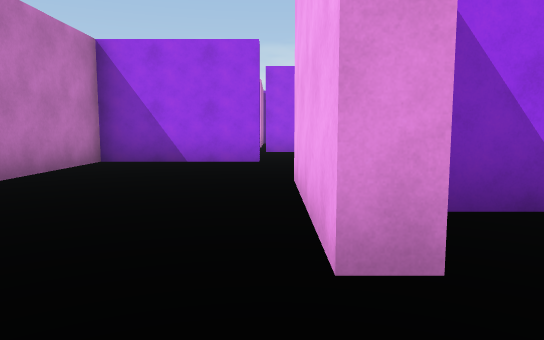
view 1 (above)

22 first-person views from a walk through a Unity game level. The camera is 1.2 m above the floor, tilts 6° down and sees 70° across. The floor is counted in squares, 2 m on a side. Each view is taken from the middle of a square. On the plan, view 1 faces up. The plan holds only what a view shows up to about 11 squares ahead; the rest is blank. The player is left out.

view 2
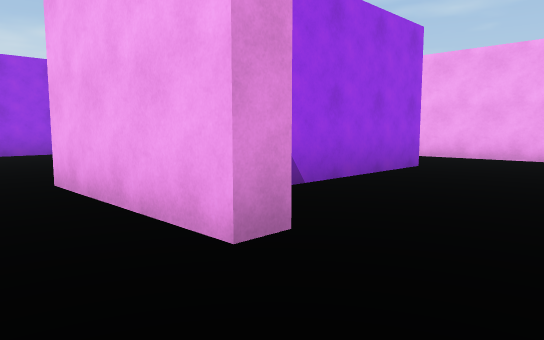

view 3
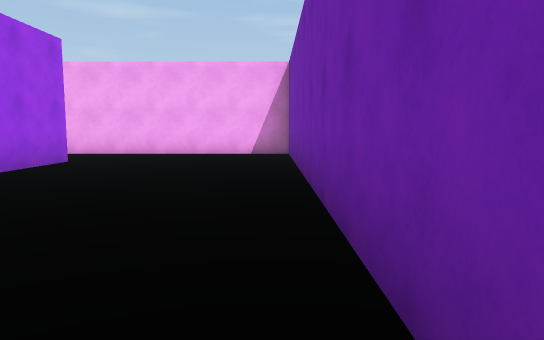

view 4
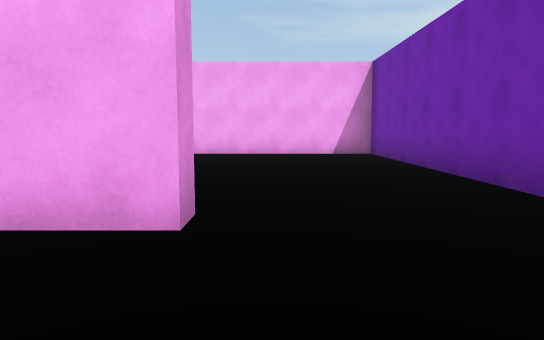

view 5
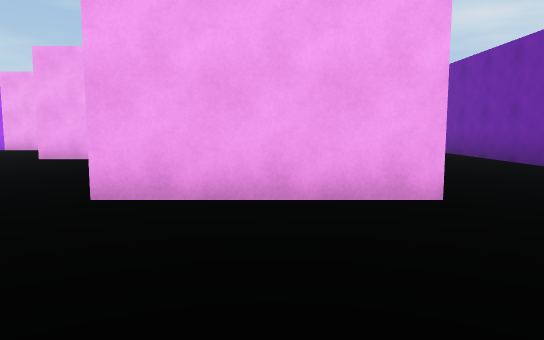

view 6
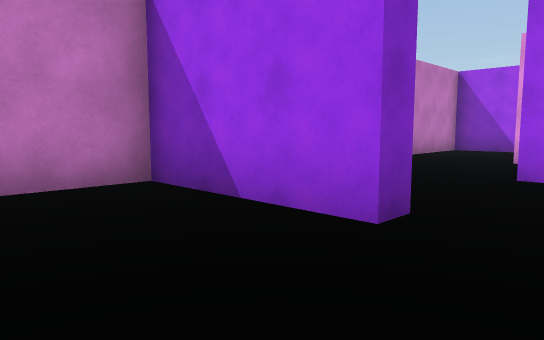

view 7
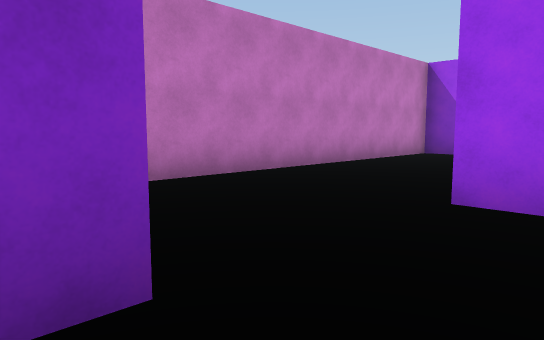

view 8
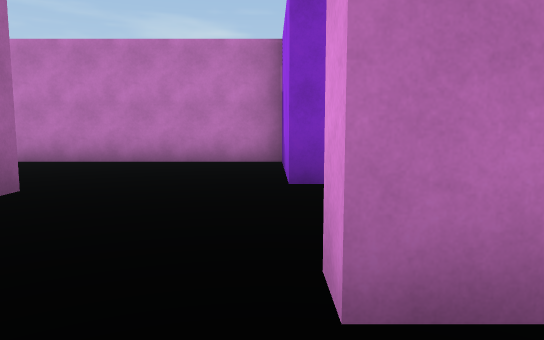

view 9
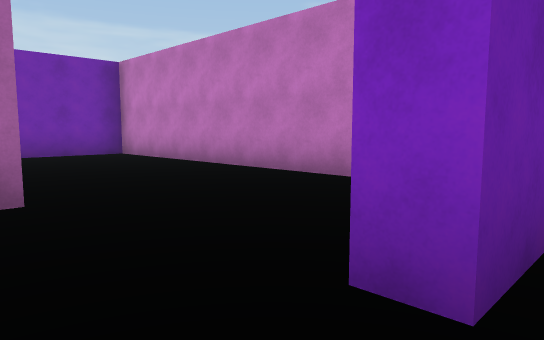

view 10
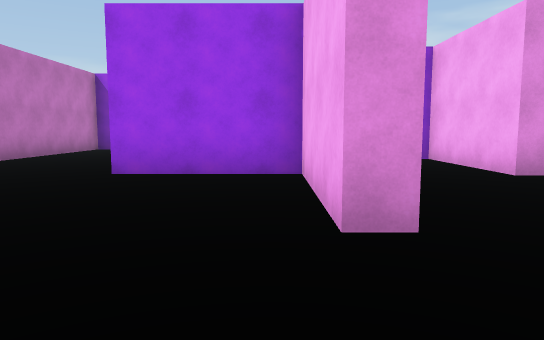

view 11
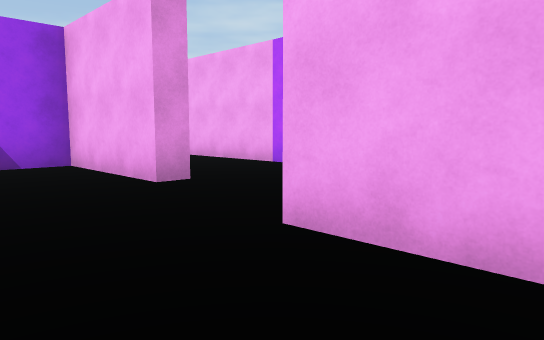

view 12
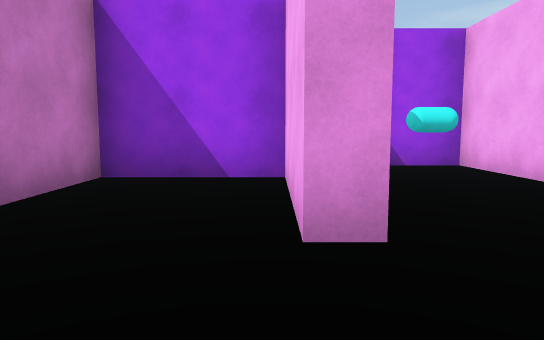

view 13
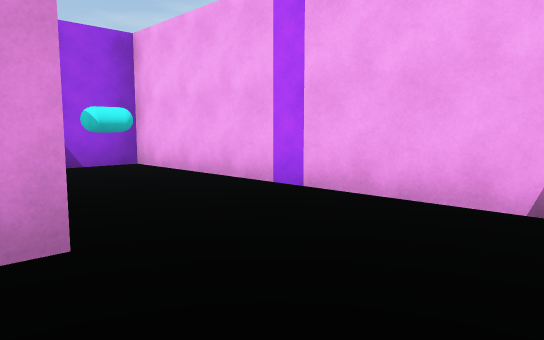

view 14
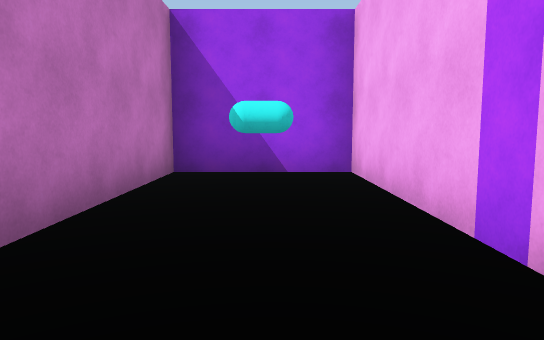

view 15
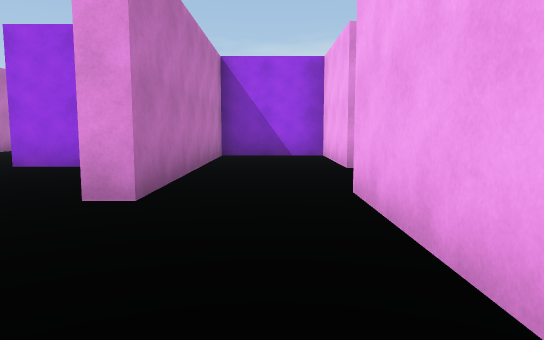

view 16
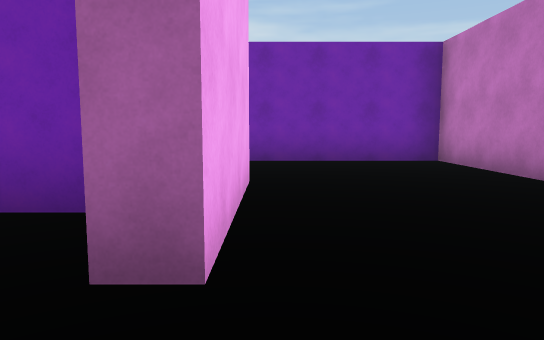

view 17
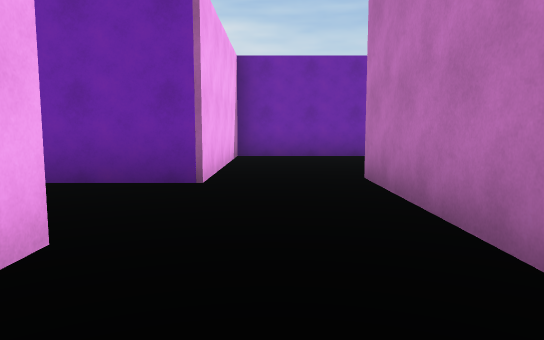

view 18
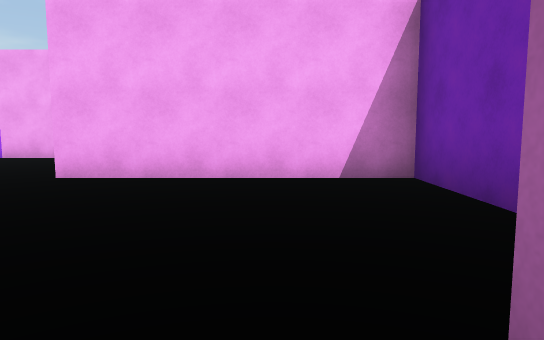

view 19
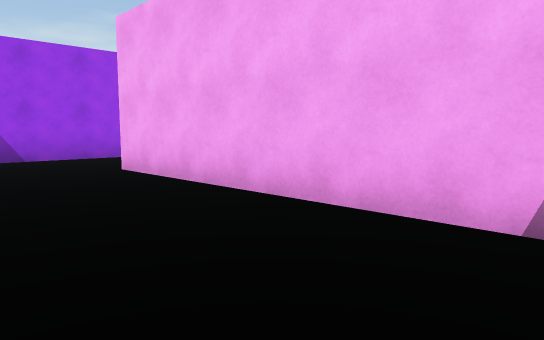

view 20
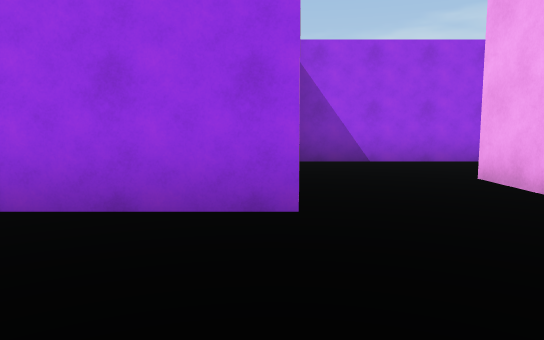

view 21
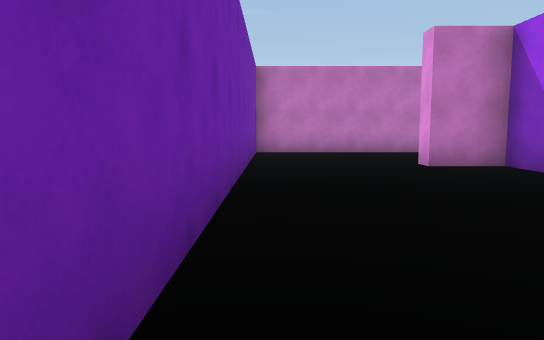

view 22
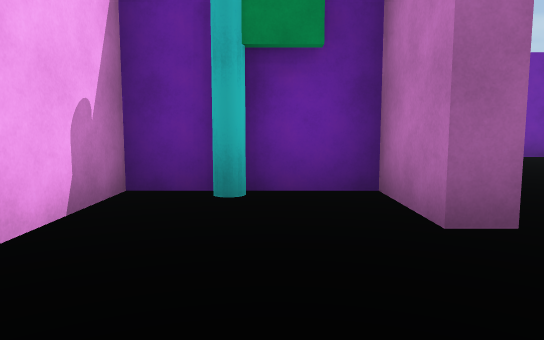

### Floor plan
Ten units are one square. View 1 is at (0, 0); x grows to the right and y downward. Boxes are objects, and circles mark ways between rooms. Rooms are numbered by the first view taken in them; rooms with no view inside come last. Other rooms are left out.
<svg viewBox="-37 -171 146 190">
<path fill="none" stroke="#000" d="M12 -32 48 -32 48 -77M-12 -77 -2 -77 -2 -72 -32 -72 -32 14 75 14 75 -25M29 -84 29 -72 24 -72 24 -102 -2 -102M52 -28 7 -28 7 -15 3 -15 3 -45 8 -45M-16 -166 -32 -166 -32 -91M56 -100 52 -100 52 -128 29 -128 29 -84M81 -85 81 -144 56 -144 56 -109M48 -77 66 -77M89 -72 55 -72M75 -25 75 -45 80 -45 80 -32 104 -32 104 -50"/>
<rect x="85" y="-35" width="10" height="10" fill="#bbb"><title>cyan cylinder</title></rect>
<circle cx="40" cy="-80" r="3" fill="#2a7"/>
<circle cx="65" cy="-35" r="3" fill="#2a7"/>
<circle cx="60" cy="-90" r="3" fill="#2a7"/>
<text x="10" y="-50">1</text>
<text x="50" y="-100">2</text>
<text x="70" y="-110">3</text>
<text x="80" y="-50">4</text>
</svg>
Room 1 opens to room 2. Room 1 opens to room 4. Room 2 opens to room 3.

Where each view was taken, in squares from view 1:
view 1: 0 up, 0 right, facing up
view 2: 0 up, 1 left, facing up-right
view 3: 1 down, 2 left, facing right
view 4: 1 up, 2 left, facing right
view 5: 3 up, 3 left, facing right
view 6: 5 up, 1 right, facing up-left
view 7: 7 up, 1 right, facing up-left
view 8: 7 up, 4 right, facing left
view 9: 8 up, 1 right, facing down-left
view 10: 5 up, 2 right, facing up
view 11: 6 up, 3 right, facing up-right
view 12: 8 up, 5 right, facing up
view 13: 8 up, 5 right, facing up-right
view 14: 9 up, 7 right, facing up
view 15: 4 up, 4 right, facing up
view 16: 6 up, 0 right, facing down
view 17: 12 up, 4 right, facing down
view 18: 5 up, 0 right, facing right
view 19: 1 down, 5 right, facing up-right
view 20: 0 up, 5 right, facing up
view 21: 1 down, 7 right, facing left
view 22: 7 up, 9 right, facing down
